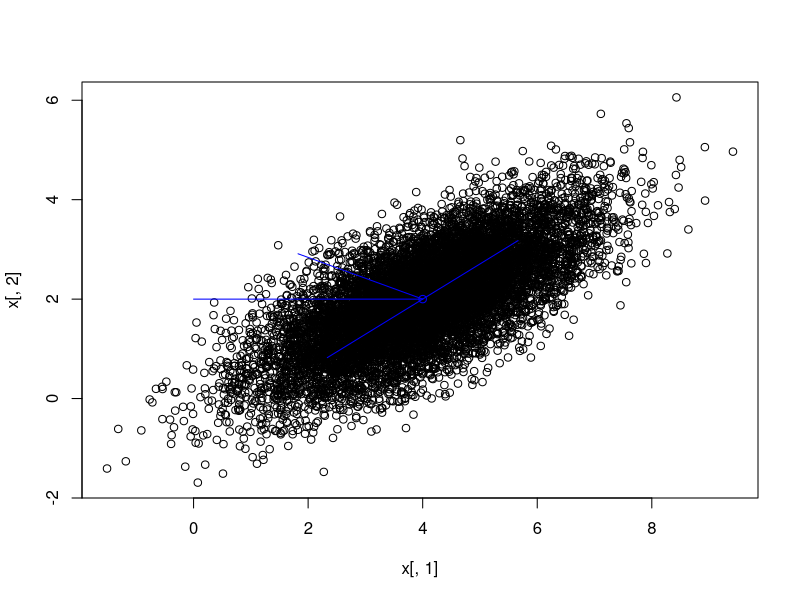
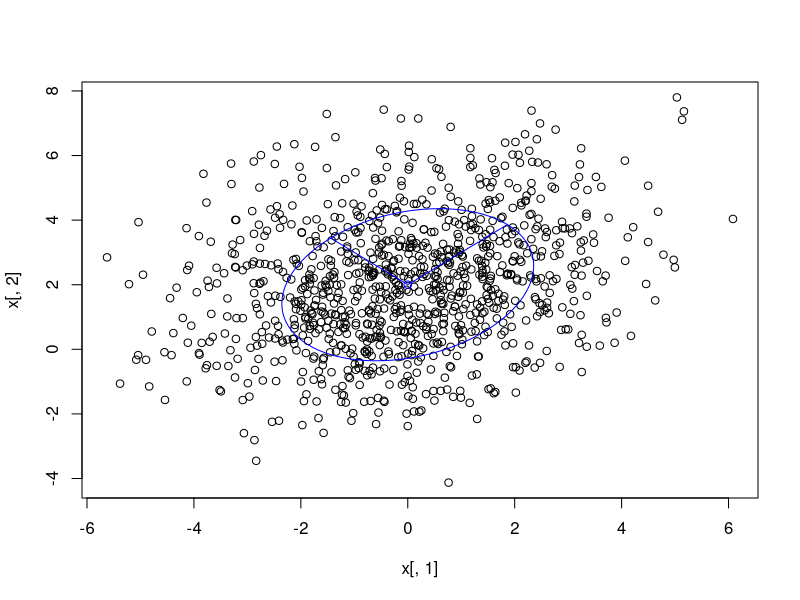

Source code (R) for these figures, in order:
library(MASS)
library(ellipse)
library(mvtnorm)
mu=c(4,2);mu
si=matrix(c(2,1,2,1),nrow=2,ncol=2);si
x=mvrnorm(n=10000,mu,si);x
E=eigen(si);E
Li=E$values;Li
Xi=E$vectors;Xi
elps=t(t(ellipse(si,level=0.5,npoints=1000))+mu);elps
chi=qchisq(0.5,df=2);chi
c=sqrt(chi);c
factor=c*sqrt(Li);factor
plot(x[,1],x[,2])
lines(elps,col="blue")
points(mu[1],mu[2],col="blue")
segments(mu[1],mu[2],factor[1]*Xi[1,1],factor[1]*Xi[2,1]+mu[2],col="blue")
segments(mu[1],mu[2],factor[2]*Xi[1,2],factor[2]*Xi[2,2]+mu[2],col="blue")


library(ellipse)
library(MASS)
library(mvtnorm)
mu=c(0,2)
sigma=matrix(c(4,1,1,4),nrow=2,ncol=2)
x=mvrnorm(n=1000,mu,sigma);x
eigen=eigen(sigma);eigen
lambda=eigen$values;lambda
gamma=eigen$vectors;gamma
elps=t(t(ellipse(sigma,level=0.5,npoints=1000))+mu)
chi=qchisq(0.5,df=2);chi
c=sqrt(chi);c
factor=c*sqrt(lambda);factor
plot(x[,1],x[,2])
lines(elps,col="blue")
points(mu[1],mu[2],col="blue")
segments(mu[1],mu[2],factor[1]*gamma[1,1],factor[1]*gamma[2,1]+mu[2],col="blue")
segments(mu[1],mu[2],factor[2]*gamma[1,2],factor[2]*gamma[2,2]+mu[2],col="blue")
